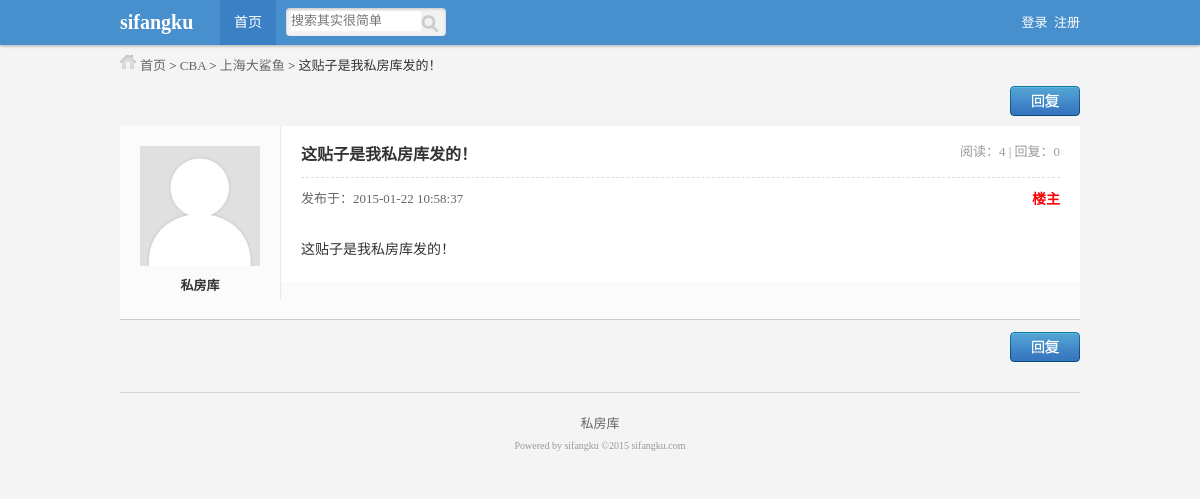
/sfkbbs/show.php?id=14, run on the app's committed database.
### tables this page shows
CREATE TABLE IF NOT EXISTS `sfk_father_module` (
  `id` int(10) unsigned NOT NULL AUTO_INCREMENT,
  `module_name` varchar(66) NOT NULL,
  `sort` int(11) DEFAULT '0',
  PRIMARY KEY (`id`)
);

CREATE TABLE IF NOT EXISTS `sfk_son_module` (
  `id` int(10) unsigned NOT NULL AUTO_INCREMENT,
  `father_module_id` int(10) unsigned NOT NULL,
  `module_name` varchar(66) NOT NULL,
  `info` varchar(255) NOT NULL,
  `member_id` int(10) unsigned NOT NULL DEFAULT '0',
  `sort` int(10) unsigned NOT NULL DEFAULT '0',
  PRIMARY KEY (`id`)
);

CREATE TABLE IF NOT EXISTS `sfk_content` (
  `id` int(10) unsigned NOT NULL AUTO_INCREMENT,
  `module_id` int(10) unsigned NOT NULL,
  `title` varchar(255) NOT NULL,
  `content` text NOT NULL,
  `time` datetime NOT NULL,
  `member_id` int(10) unsigned NOT NULL,
  `times` int(10) unsigned NOT NULL DEFAULT '0',
  PRIMARY KEY (`id`)
);

CREATE TABLE IF NOT EXISTS `sfk_member` (
  `id` int(10) unsigned NOT NULL AUTO_INCREMENT,
  `name` varchar(32) NOT NULL,
  `pw` varchar(32) NOT NULL,
  `photo` varchar(255) NOT NULL,
  `register_time` datetime NOT NULL,
  `last_time` datetime NOT NULL,
  PRIMARY KEY (`id`)
);

### sfkbbs/inc/mysql.inc.php (called while the page is built, shortened)
<?php
function execute($link,$query){
	$result=mysqli_query($link,$query);
	return $result;
}
function num($link,$sql_count){
	$result=execute($link,$sql_count);
	$count=mysqli_fetch_row($result);
	return $count[0];
}
?>

### sfkbbs/show.php (the view, shortened to what this page needs)
<?php
include_once 'inc/mysql.inc.php';
$link=connect();
$query="select sc.id cid,sc.module_id,sc.title,sc.content,sc.time,sc.member_id,sc.times,sm.name,sm.photo from sfk_content sc,sfk_member sm where sc.id={$_GET['id']} and sc.member_id=sm.id";
$result_content=execute($link,$query);
$data_content=mysqli_fetch_assoc($result_content);
$data_content['times']=$data_content['times']+1;
$data_content['title']=htmlspecialchars($data_content['title']);
$data_content['content']=nl2br(htmlspecialchars($data_content['content']));
$query="select * from sfk_son_module where id={$data_content['module_id']}";
$result_son=execute($link,$query);
$data_son=mysqli_fetch_assoc($result_son);
$query="select * from sfk_father_module where id={$data_son['father_module_id']}";
$result_father=execute($link,$query);
$data_father=mysqli_fetch_assoc($result_father);
?>
<?php include 'inc/header.inc.php'?>
<div id="position" class="auto">
	 <a href="index.php">首页</a> &gt; <a href="list_father.php?id=<?php echo $data_father['id']?>"><?php echo $data_father['module_name']?></a> &gt; <a href="list_son.php?id=<?php echo $data_son['id']?>"><?php echo $data_son['module_name']?></a> &gt; <?php echo $data_content['title']?>
</div>
<div id="main" class="auto">
	<div class="wrap1">
			<?php
			$query="select count(*) from sfk_reply where content_id={$_GET['id']}";
			$count_reply=num($link, $query);
			?>
		<a class="btn reply" href="reply.php?id=<?php echo $_GET['id']?>" target="_blank"></a>
	</div>
	<?php
	if($_GET['page']==1){
	?>
	<div class="wrapContent">
		<div class="left">
			<div class="face">
				<a target="_blank" href="">
					<img width=120 height=120 src="<?php if($data_content['photo']!=''){echo $data_content['photo'];}else{echo 'style/photo.jpg';}?>" />
				</a>
			</div>
			<div class="name">
				<a href=""><?php echo $data_content['name']?></a>
			</div>
		</div>
		<div class="right">
			<div class="title">
				<h2><?php echo $data_content['title']?></h2>
				<span>阅读：<?php echo $data_content['times']?>&nbsp;|&nbsp;回复：<?php echo $count_reply?></span>
			</div>
			<div class="pubdate">
				<span class="date">发布于：<?php echo $data_content['time']?> </span>
				<span class="floor" style="color:red;font-size:14px;font-weight:bold;">楼主</span>
			</div>
			<div class="content">
				 <?php echo $data_content['content']?>
			</div>
		</div>
	</div>
	<?php }?>
	<div class="wrap1">
		<a class="btn reply" href="reply.php?id=<?php echo $_GET['id']?>" target="_blank"></a>
	</div>
</div>
<?php include 'inc/footer.inc.php'?>

### sfkbbs/style/public.css (style rules this page uses)
body,div,ul,ol,li,dl,dt,dd,h1,h2,h3,h4,h5,h6,form,input,textarea,p { margin:0px; padding:0px; font-size:13px; font-family:Tahoma; }
img,a img { border:none; }
a { text-decoration:none; }
body { background:#f4f4f4; color:#333; }
.auto { width:960px; margin:0 auto; }
#position { background:url(style_icon.png) 0px -60px no-repeat; text-indent:20px; }
#position a { color:#666; }
a.btn { display:block; width:70px; height:30px; float:left; }
a.reply { background:url(bg.png) 0 -90px no-repeat; }

### sfkbbs/style/show.css (style rules this page uses)
#main .wrap1 { margin:12px 0 10px 0; }
#main div.wrapContent { border-bottom:1px solid #ccc; background:#fbfbfb; margin-bottom:10px; padding-bottom: 20px; }
#main div.wrapContent div.left { border-right:1px solid #e9e9e9; width:160px; float:left; }
#main div.wrapContent div.left div.face { text-align:center; }
#main div.wrapContent div.left div.face img { margin:20px 0 0 0; }
#main div.wrapContent div.left div.name { text-align:center; margin:5px 0; }
#main div.wrapContent div.left div.name a { color:#333; font-weight:bold; }
#main div.wrapContent div.right { background:#fff; float:right; width:759px; padding:5px 20px 20px 20px; border-left:1px solid #e9e9e9; margin-left:-1px; }
#main div.wrapContent div.right div.title { border-bottom:1px dashed #dddddd; padding:10px 0px 12px 0; }
#main div.wrapContent div.right div.title h2 { display:inline-block; float:left; font-size:16px; }
#main div.wrapContent div.right div.title span { display:inline-block; float:right; color:#999; }
#main div.wrapContent div.right div.pubdate { margin:10px 0 30px 0; }
#main div.wrapContent div.right div.pubdate .date { color:#666; }
#main div.wrapContent div.right div.pubdate .floor { color:#999; float:right; }
div.content { line-height:180%; }
div.content,div.content div,div.content ul,div.content ol,div.content li,div.content dl,div.content dt,div.content dd,div.content h1,div.content h2,div.content h3,div.content h4,div.content h5,div.content h6,div.content form,div.content input,div.content textarea,div.content p { font-size:14px; color:#333; }
.wrap1 .btn { float:right; }

### data on the page
sfk_father_module: module_name "CBA"
sfk_son_module: module_name "上海大鲨鱼"
sfk_content: title "这贴子是我私房库发的！", sfk_member.name "私房库", time "2015-01-22 10:58:37", content "这贴子是我私房库发的！"

### other printed values
$data_content['times'] "4"
$count_reply "0"
